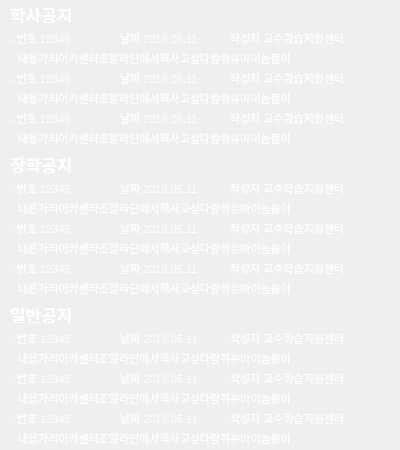
<?xml version="1.0" encoding="UTF-8"?>
<ui version="4.0">
 <class>Notice</class>
 <widget class="QWidget" name="Notice">
  <property name="geometry">
   <rect>
    <x>0</x>
    <y>0</y>
    <width>400</width>
    <height>450</height>
   </rect>
  </property>
  <property name="windowTitle">
   <string>NoticeWidget</string>
  </property>
  <property name="styleSheet">
   <string notr="true">QLabel{color: rgb(255, 255, 255);}</string>
  </property>
  <widget class="QLabel" name="label_haksa">
   <property name="geometry">
    <rect>
     <x>10</x>
     <y>5</y>
     <width>90</width>
     <height>18</height>
    </rect>
   </property>
   <property name="font">
    <font>
     <pointsize>13</pointsize>
     <weight>75</weight>
     <bold>true</bold>
    </font>
   </property>
   <property name="styleSheet">
    <string notr="true"/>
   </property>
   <property name="text">
    <string>학사공지</string>
   </property>
  </widget>
  <widget class="QLabel" name="label_haksa_num1">
   <property name="geometry">
    <rect>
     <x>10</x>
     <y>30</y>
     <width>91</width>
     <height>16</height>
    </rect>
   </property>
   <property name="font">
    <font>
     <pointsize>8</pointsize>
    </font>
   </property>
   <property name="text">
    <string>- 번호 12345</string>
   </property>
  </widget>
  <widget class="QLabel" name="label_haksa_date1">
   <property name="geometry">
    <rect>
     <x>120</x>
     <y>30</y>
     <width>95</width>
     <height>16</height>
    </rect>
   </property>
   <property name="font">
    <font>
     <pointsize>8</pointsize>
    </font>
   </property>
   <property name="text">
    <string>날짜 2018.05.11</string>
   </property>
  </widget>
  <widget class="QLabel" name="label_haksa_sub1">
   <property name="geometry">
    <rect>
     <x>18</x>
     <y>50</y>
     <width>371</width>
     <height>16</height>
    </rect>
   </property>
   <property name="font">
    <font>
     <pointsize>8</pointsize>
    </font>
   </property>
   <property name="text">
    <string>내용가리어카센타조알라딘에서책사고싶다람쥐유아이놈들아</string>
   </property>
  </widget>
  <widget class="QLabel" name="label_haksa_sub2">
   <property name="geometry">
    <rect>
     <x>18</x>
     <y>90</y>
     <width>371</width>
     <height>16</height>
    </rect>
   </property>
   <property name="font">
    <font>
     <pointsize>8</pointsize>
    </font>
   </property>
   <property name="text">
    <string>내용가리어카센타조알라딘에서책사고싶다람쥐유아이놈들아</string>
   </property>
  </widget>
  <widget class="QLabel" name="label_haksa_date2">
   <property name="geometry">
    <rect>
     <x>120</x>
     <y>70</y>
     <width>95</width>
     <height>16</height>
    </rect>
   </property>
   <property name="font">
    <font>
     <pointsize>8</pointsize>
    </font>
   </property>
   <property name="text">
    <string>날짜 2018.05.11</string>
   </property>
  </widget>
  <widget class="QLabel" name="label_haksa_num2">
   <property name="geometry">
    <rect>
     <x>10</x>
     <y>70</y>
     <width>91</width>
     <height>16</height>
    </rect>
   </property>
   <property name="font">
    <font>
     <pointsize>8</pointsize>
    </font>
   </property>
   <property name="text">
    <string>- 번호 12345</string>
   </property>
  </widget>
  <widget class="QLabel" name="label_haksa_num3">
   <property name="geometry">
    <rect>
     <x>10</x>
     <y>110</y>
     <width>91</width>
     <height>16</height>
    </rect>
   </property>
   <property name="font">
    <font>
     <pointsize>8</pointsize>
    </font>
   </property>
   <property name="text">
    <string>- 번호 12345</string>
   </property>
  </widget>
  <widget class="QLabel" name="label_haksa_sub3">
   <property name="geometry">
    <rect>
     <x>18</x>
     <y>130</y>
     <width>371</width>
     <height>16</height>
    </rect>
   </property>
   <property name="font">
    <font>
     <pointsize>8</pointsize>
    </font>
   </property>
   <property name="text">
    <string>내용가리어카센타조알라딘에서책사고싶다람쥐유아이놈들아</string>
   </property>
  </widget>
  <widget class="QLabel" name="label_haksa_date3">
   <property name="geometry">
    <rect>
     <x>120</x>
     <y>110</y>
     <width>95</width>
     <height>16</height>
    </rect>
   </property>
   <property name="font">
    <font>
     <pointsize>8</pointsize>
    </font>
   </property>
   <property name="text">
    <string>날짜 2018.05.11</string>
   </property>
  </widget>
  <widget class="QLabel" name="label_job_sub1">
   <property name="geometry">
    <rect>
     <x>18</x>
     <y>200</y>
     <width>371</width>
     <height>16</height>
    </rect>
   </property>
   <property name="font">
    <font>
     <pointsize>8</pointsize>
    </font>
   </property>
   <property name="text">
    <string>내용가리어카센타조알라딘에서책사고싶다람쥐유아이놈들아</string>
   </property>
  </widget>
  <widget class="QLabel" name="label_job_sub3">
   <property name="geometry">
    <rect>
     <x>18</x>
     <y>280</y>
     <width>371</width>
     <height>16</height>
    </rect>
   </property>
   <property name="font">
    <font>
     <pointsize>8</pointsize>
    </font>
   </property>
   <property name="text">
    <string>내용가리어카센타조알라딘에서책사고싶다람쥐유아이놈들아</string>
   </property>
  </widget>
  <widget class="QLabel" name="label_job_num2">
   <property name="geometry">
    <rect>
     <x>10</x>
     <y>220</y>
     <width>91</width>
     <height>16</height>
    </rect>
   </property>
   <property name="font">
    <font>
     <pointsize>8</pointsize>
    </font>
   </property>
   <property name="text">
    <string>- 번호 12345</string>
   </property>
  </widget>
  <widget class="QLabel" name="label_job_date3">
   <property name="geometry">
    <rect>
     <x>120</x>
     <y>260</y>
     <width>95</width>
     <height>16</height>
    </rect>
   </property>
   <property name="font">
    <font>
     <pointsize>8</pointsize>
    </font>
   </property>
   <property name="text">
    <string>날짜 2018.05.11</string>
   </property>
  </widget>
  <widget class="QLabel" name="label_job_sub2">
   <property name="geometry">
    <rect>
     <x>18</x>
     <y>240</y>
     <width>371</width>
     <height>16</height>
    </rect>
   </property>
   <property name="font">
    <font>
     <pointsize>8</pointsize>
    </font>
   </property>
   <property name="text">
    <string>내용가리어카센타조알라딘에서책사고싶다람쥐유아이놈들아</string>
   </property>
  </widget>
  <widget class="QLabel" name="label_job_num3">
   <property name="geometry">
    <rect>
     <x>10</x>
     <y>260</y>
     <width>91</width>
     <height>16</height>
    </rect>
   </property>
   <property name="font">
    <font>
     <pointsize>8</pointsize>
    </font>
   </property>
   <property name="text">
    <string>- 번호 12345</string>
   </property>
  </widget>
  <widget class="QLabel" name="label_job_date1">
   <property name="geometry">
    <rect>
     <x>120</x>
     <y>180</y>
     <width>95</width>
     <height>16</height>
    </rect>
   </property>
   <property name="font">
    <font>
     <pointsize>8</pointsize>
    </font>
   </property>
   <property name="text">
    <string>날짜 2018.05.11</string>
   </property>
  </widget>
  <widget class="QLabel" name="label_job">
   <property name="geometry">
    <rect>
     <x>10</x>
     <y>155</y>
     <width>90</width>
     <height>18</height>
    </rect>
   </property>
   <property name="font">
    <font>
     <pointsize>13</pointsize>
     <weight>75</weight>
     <bold>true</bold>
    </font>
   </property>
   <property name="styleSheet">
    <string notr="true"/>
   </property>
   <property name="text">
    <string>장학공지</string>
   </property>
  </widget>
  <widget class="QLabel" name="label_job_num1">
   <property name="geometry">
    <rect>
     <x>10</x>
     <y>180</y>
     <width>91</width>
     <height>16</height>
    </rect>
   </property>
   <property name="font">
    <font>
     <pointsize>8</pointsize>
    </font>
   </property>
   <property name="text">
    <string>- 번호 12345</string>
   </property>
  </widget>
  <widget class="QLabel" name="label_job_date2">
   <property name="geometry">
    <rect>
     <x>120</x>
     <y>220</y>
     <width>95</width>
     <height>16</height>
    </rect>
   </property>
   <property name="font">
    <font>
     <pointsize>8</pointsize>
    </font>
   </property>
   <property name="text">
    <string>날짜 2018.05.11</string>
   </property>
  </widget>
  <widget class="QLabel" name="label_general_sub1">
   <property name="geometry">
    <rect>
     <x>18</x>
     <y>350</y>
     <width>371</width>
     <height>16</height>
    </rect>
   </property>
   <property name="font">
    <font>
     <pointsize>8</pointsize>
    </font>
   </property>
   <property name="text">
    <string>내용가리어카센타조알라딘에서책사고싶다람쥐유아이놈들아</string>
   </property>
  </widget>
  <widget class="QLabel" name="label_general_sub3">
   <property name="geometry">
    <rect>
     <x>18</x>
     <y>430</y>
     <width>371</width>
     <height>16</height>
    </rect>
   </property>
   <property name="font">
    <font>
     <pointsize>8</pointsize>
    </font>
   </property>
   <property name="text">
    <string>내용가리어카센타조알라딘에서책사고싶다람쥐유아이놈들아</string>
   </property>
  </widget>
  <widget class="QLabel" name="label_general_num2">
   <property name="geometry">
    <rect>
     <x>10</x>
     <y>370</y>
     <width>91</width>
     <height>16</height>
    </rect>
   </property>
   <property name="font">
    <font>
     <pointsize>8</pointsize>
    </font>
   </property>
   <property name="text">
    <string>- 번호 12345</string>
   </property>
  </widget>
  <widget class="QLabel" name="label_general_date3">
   <property name="geometry">
    <rect>
     <x>120</x>
     <y>410</y>
     <width>95</width>
     <height>16</height>
    </rect>
   </property>
   <property name="font">
    <font>
     <pointsize>8</pointsize>
    </font>
   </property>
   <property name="text">
    <string>날짜 2018.05.11</string>
   </property>
  </widget>
  <widget class="QLabel" name="label_general_sub2">
   <property name="geometry">
    <rect>
     <x>18</x>
     <y>390</y>
     <width>371</width>
     <height>16</height>
    </rect>
   </property>
   <property name="font">
    <font>
     <pointsize>8</pointsize>
    </font>
   </property>
   <property name="text">
    <string>내용가리어카센타조알라딘에서책사고싶다람쥐유아이놈들아</string>
   </property>
  </widget>
  <widget class="QLabel" name="label_general_num3">
   <property name="geometry">
    <rect>
     <x>10</x>
     <y>410</y>
     <width>91</width>
     <height>16</height>
    </rect>
   </property>
   <property name="font">
    <font>
     <pointsize>8</pointsize>
    </font>
   </property>
   <property name="text">
    <string>- 번호 12345</string>
   </property>
  </widget>
  <widget class="QLabel" name="label_general_date1">
   <property name="geometry">
    <rect>
     <x>120</x>
     <y>330</y>
     <width>95</width>
     <height>16</height>
    </rect>
   </property>
   <property name="font">
    <font>
     <pointsize>8</pointsize>
    </font>
   </property>
   <property name="text">
    <string>날짜 2018.05.11</string>
   </property>
  </widget>
  <widget class="QLabel" name="label_general">
   <property name="geometry">
    <rect>
     <x>10</x>
     <y>305</y>
     <width>90</width>
     <height>18</height>
    </rect>
   </property>
   <property name="font">
    <font>
     <pointsize>13</pointsize>
     <weight>75</weight>
     <bold>true</bold>
    </font>
   </property>
   <property name="styleSheet">
    <string notr="true"/>
   </property>
   <property name="text">
    <string>일반공지</string>
   </property>
  </widget>
  <widget class="QLabel" name="label_general_num1">
   <property name="geometry">
    <rect>
     <x>10</x>
     <y>330</y>
     <width>91</width>
     <height>16</height>
    </rect>
   </property>
   <property name="font">
    <font>
     <pointsize>8</pointsize>
    </font>
   </property>
   <property name="text">
    <string>- 번호 12345</string>
   </property>
  </widget>
  <widget class="QLabel" name="label_general_date2">
   <property name="geometry">
    <rect>
     <x>120</x>
     <y>370</y>
     <width>95</width>
     <height>16</height>
    </rect>
   </property>
   <property name="font">
    <font>
     <pointsize>8</pointsize>
    </font>
   </property>
   <property name="text">
    <string>날짜 2018.05.11</string>
   </property>
  </widget>
  <widget class="QLabel" name="label_haksa_writer1">
   <property name="geometry">
    <rect>
     <x>230</x>
     <y>30</y>
     <width>151</width>
     <height>16</height>
    </rect>
   </property>
   <property name="font">
    <font>
     <pointsize>8</pointsize>
    </font>
   </property>
   <property name="text">
    <string>작성자 교수학습지원센터</string>
   </property>
  </widget>
  <widget class="QLabel" name="label_haksa_writer2">
   <property name="geometry">
    <rect>
     <x>230</x>
     <y>70</y>
     <width>151</width>
     <height>16</height>
    </rect>
   </property>
   <property name="font">
    <font>
     <pointsize>8</pointsize>
    </font>
   </property>
   <property name="text">
    <string>작성자 교수학습지원센터</string>
   </property>
  </widget>
  <widget class="QLabel" name="label_haksa_writer3">
   <property name="geometry">
    <rect>
     <x>230</x>
     <y>110</y>
     <width>151</width>
     <height>16</height>
    </rect>
   </property>
   <property name="font">
    <font>
     <pointsize>8</pointsize>
    </font>
   </property>
   <property name="text">
    <string>작성자 교수학습지원센터</string>
   </property>
  </widget>
  <widget class="QLabel" name="label_job_writer1">
   <property name="geometry">
    <rect>
     <x>230</x>
     <y>180</y>
     <width>151</width>
     <height>16</height>
    </rect>
   </property>
   <property name="font">
    <font>
     <pointsize>8</pointsize>
    </font>
   </property>
   <property name="text">
    <string>작성자 교수학습지원센터</string>
   </property>
  </widget>
  <widget class="QLabel" name="label_job_writer3">
   <property name="geometry">
    <rect>
     <x>230</x>
     <y>260</y>
     <width>151</width>
     <height>16</height>
    </rect>
   </property>
   <property name="font">
    <font>
     <pointsize>8</pointsize>
    </font>
   </property>
   <property name="text">
    <string>작성자 교수학습지원센터</string>
   </property>
  </widget>
  <widget class="QLabel" name="label_job_writer2">
   <property name="geometry">
    <rect>
     <x>230</x>
     <y>220</y>
     <width>151</width>
     <height>16</height>
    </rect>
   </property>
   <property name="font">
    <font>
     <pointsize>8</pointsize>
    </font>
   </property>
   <property name="text">
    <string>작성자 교수학습지원센터</string>
   </property>
  </widget>
  <widget class="QLabel" name="label_general_writer1">
   <property name="geometry">
    <rect>
     <x>230</x>
     <y>330</y>
     <width>151</width>
     <height>16</height>
    </rect>
   </property>
   <property name="font">
    <font>
     <pointsize>8</pointsize>
    </font>
   </property>
   <property name="text">
    <string>작성자 교수학습지원센터</string>
   </property>
  </widget>
  <widget class="QLabel" name="label_general_writer3">
   <property name="geometry">
    <rect>
     <x>230</x>
     <y>410</y>
     <width>151</width>
     <height>16</height>
    </rect>
   </property>
   <property name="font">
    <font>
     <pointsize>8</pointsize>
    </font>
   </property>
   <property name="text">
    <string>작성자 교수학습지원센터</string>
   </property>
  </widget>
  <widget class="QLabel" name="label_general_writer2">
   <property name="geometry">
    <rect>
     <x>230</x>
     <y>370</y>
     <width>151</width>
     <height>16</height>
    </rect>
   </property>
   <property name="font">
    <font>
     <pointsize>8</pointsize>
    </font>
   </property>
   <property name="text">
    <string>작성자 교수학습지원센터</string>
   </property>
  </widget>
 </widget>
 <resources/>
 <connections/>
</ui>
